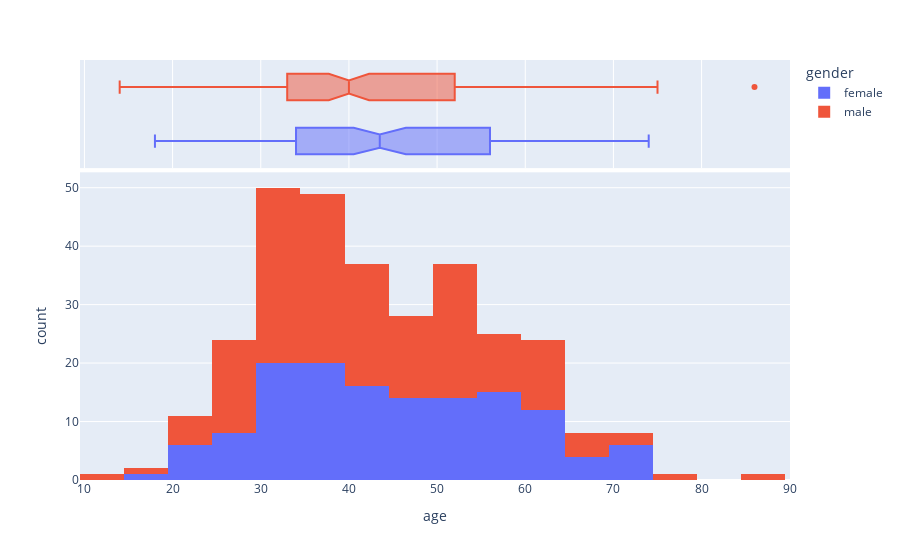

The code cell stored with this chart in its notebook:
### Markdown cell above
## About the dataset

### Code cell
fig = px.histogram(gender_age_outcome, x="age",  color="gender", marginal="box",
                   hover_data=gender_age_outcome.columns)
fig.show()

### Figure 1 — Plotly figure (JSON) as saved in the notebook; plotly's stock layout.template omitted (floating-point values rounded to 4 significant figures; data arrays with more than 128 entries replaced by an {"elided": "..."} marker saying what was removed)
{"data": [{"alignmentgroup": "True", "bingroup": "x", "hovertemplate": "gender=female<br>age=%{x}<br>count=%{y}<extra></extra>", "legendgroup": "female", "marker": {"color": "#636efa", "pattern": {"shape": ""}}, "name": "female", "offsetgroup": "female", "orientation": "v", "showlegend": true, "type": "histogram", "x": {"elided": "136 int values"}, "xaxis": "x", "yaxis": "y"}, {"alignmentgroup": "True", "customdata": {"elided": "136x2 mixed values"}, "hovertemplate": "gender=%{customdata[0]}<br>age=%{x}<br>outcome=%{customdata[1]}<extra></extra>", "legendgroup": "female", "marker": {"color": "#636efa"}, "name": "female", "notched": true, "offsetgroup": "female", "showlegend": false, "type": "box", "x": {"elided": "136 int values"}, "xaxis": "x2", "yaxis": "y2"}, {"alignmentgroup": "True", "bingroup": "x", "hovertemplate": "gender=male<br>age=%{x}<br>count=%{y}<extra></extra>", "legendgroup": "male", "marker": {"color": "#EF553B", "pattern": {"shape": ""}}, "name": "male", "offsetgroup": "male", "orientation": "v", "showlegend": true, "type": "histogram", "x": {"elided": "170 int values"}, "xaxis": "x", "yaxis": "y"}, {"alignmentgroup": "True", "customdata": {"elided": "170x2 mixed values"}, "hovertemplate": "gender=%{customdata[0]}<br>age=%{x}<br>outcome=%{customdata[1]}<extra></extra>", "legendgroup": "male", "marker": {"color": "#EF553B"}, "name": "male", "notched": true, "offsetgroup": "male", "showlegend": false, "type": "box", "x": {"elided": "170 int values"}, "xaxis": "x2", "yaxis": "y2"}], "layout": {"barmode": "relative", "legend": {"title": {"text": "gender"}, "tracegroupgap": 0}, "margin": {"t": 60}, "xaxis": {"anchor": "y", "domain": [0, 1], "title": {"text": "age"}}, "xaxis2": {"anchor": "y2", "domain": [0, 1], "matches": "x", "showgrid": true, "showticklabels": false}, "yaxis": {"anchor": "x", "domain": [0, 0.7326], "title": {"text": "count"}}, "yaxis2": {"anchor": "x2", "domain": [0.7426, 1], "matches": "y2", "showgrid": false, "showline": false, "showticklabels": false, "ticks": ""}}}
